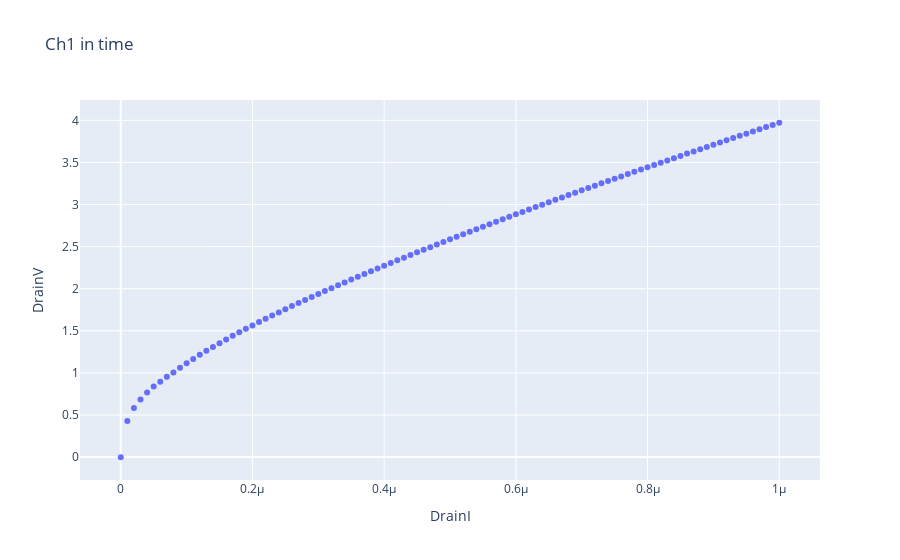

Write notebook code for a chart like this one.
### Code cell
fig = px.scatter(keithley, x="DrainI", y="DrainV", title='Ch1 in time')
fig.show()
